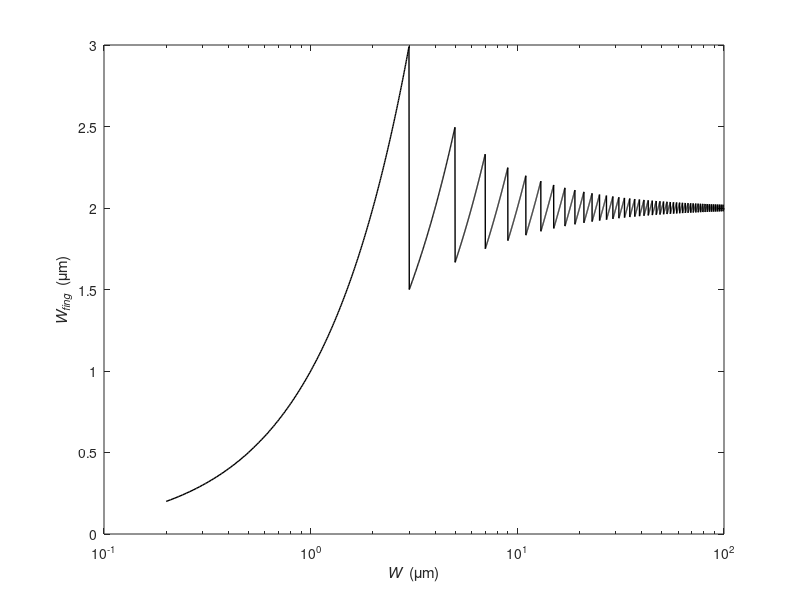

Write MATLAB code to recreate this figure.
% Fig. A.3.2
clear all;
close all;
addpath ../../lib

W = 0.2:0.01:100;
nfing = max(round(W/2), 1);
Wfing = W./nfing;

h1 = figure(1);
semilogx(W, Wfing, 'k-', 'linewidth', 1)
xlabel('{\itW}  (\mum)')
ylabel('{\itW_f_i_n_g}  (\mum)')

%format_and_save(h1, 'FigA3_2')
